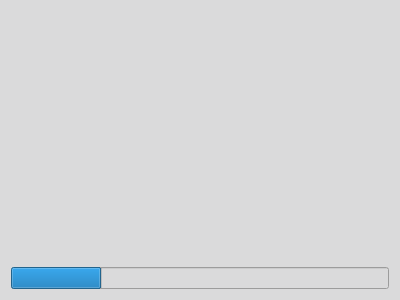
<?xml version="1.0" encoding="UTF-8"?>
<ui version="4.0">
 <class>Form</class>
 <widget class="QWidget" name="Form">
  <property name="geometry">
   <rect>
    <x>0</x>
    <y>0</y>
    <width>400</width>
    <height>300</height>
   </rect>
  </property>
  <property name="windowTitle">
   <string>Form</string>
  </property>
  <property name="styleSheet">
   <string notr="true">background-color: rgb(218, 218, 219);</string>
  </property>
  <layout class="QVBoxLayout" name="verticalLayout">
   <item>
    <widget class="QLabel" name="lbl_logo">
     <property name="text">
      <string/>
     </property>
     <property name="textFormat">
      <enum>Qt::RichText</enum>
     </property>
     <property name="pixmap">
      <pixmap>assets/logo.png</pixmap>
     </property>
     <property name="scaledContents">
      <bool>true</bool>
     </property>
     <property name="wordWrap">
      <bool>false</bool>
     </property>
     <property name="openExternalLinks">
      <bool>false</bool>
     </property>
    </widget>
   </item>
   <item>
    <widget class="QProgressBar" name="barra_progreso">
     <property name="styleSheet">
      <string notr="true">background-color: rgb(218, 218, 219);</string>
     </property>
     <property name="value">
      <number>24</number>
     </property>
     <property name="textVisible">
      <bool>false</bool>
     </property>
    </widget>
   </item>
  </layout>
 </widget>
 <resources/>
 <connections/>
</ui>
